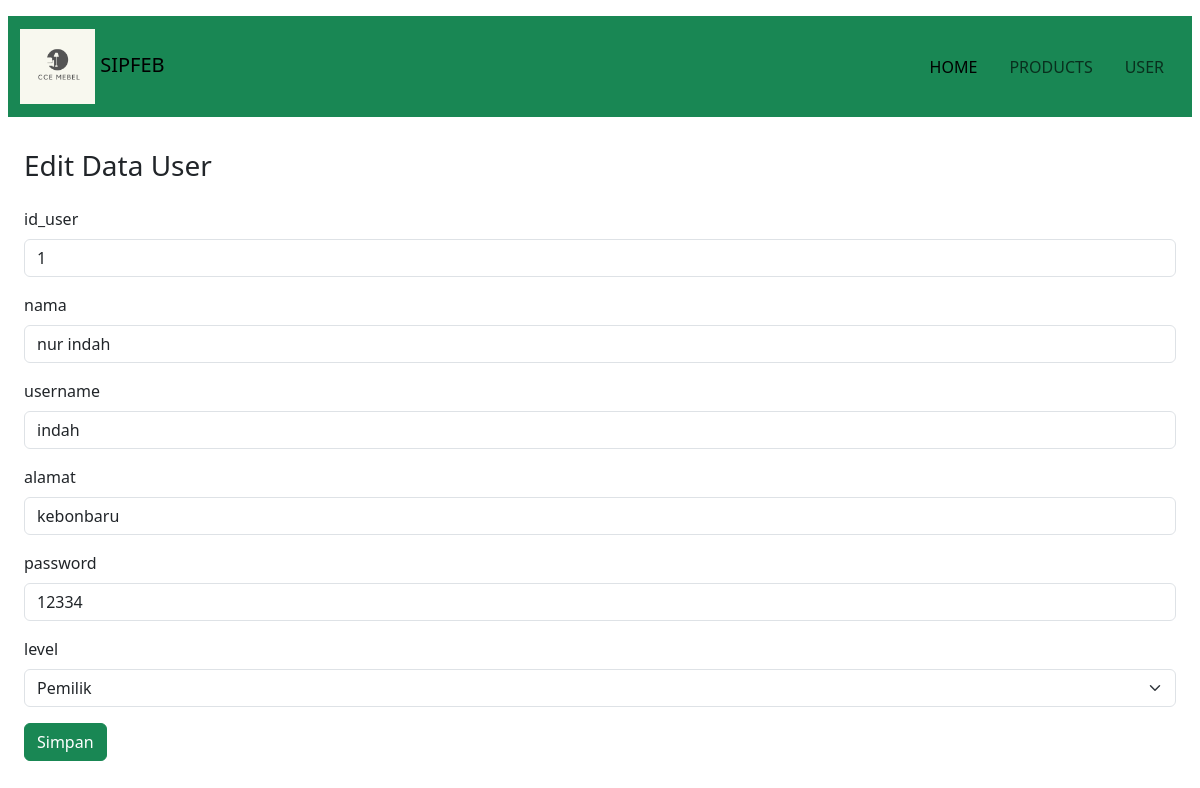
Page /views/User/edit.php?id_user=1 on the committed database.
### tables this page shows
CREATE TABLE `user` (
  `id_user` int NOT NULL,
  `nama` varchar(255) NOT NULL,
  `username` varchar(255) NOT NULL,
  `alamat` varchar(255) NOT NULL,
  `password` varchar(255) NOT NULL,
  `level` varchar(255) NOT NULL
);

### controllers/UserController.php (called while the page is built, shortened)
<?php
include_once '../../models/User.php';
class UserController
{
    private $model;
    public function __construct($db)
    {
        $this->model = new User($db);
    }
    public function getUserById($id_user)
    {
       return $this->model->getUserById($id_user);
    }
}

### models/User.php (called while the page is built, shortened)
<?php
class User{
    private $koneksi;
    public function __construct($db)
    {
        $this->koneksi = $db;
    }
    public function getUserById($id_user)
    {
        $query="SELECT * FROM user where id_user=$id_user";
        $result= mysqli_query($this->koneksi, $query);
        return mysqli_fetch_assoc($result);
    }
}

### views/User/edit.php (the view, shortened to what this page needs)
<?php
include_once '../../config.php';
include_once '../../controllers/UserController.php';
require '../../index.php';
$database = new database;
$db = $database->getKoneksi();
if (isset($_GET['id_user'])) {
    $id_user = $_GET['id_user'];
    $userController = new UserController($db);
    $userData = $userController->getUserById($id_user);
}
?>
<!doctype html>
<html lang="en">
<head>
    <link href="https://cdn.jsdelivr.net/npm/bootstrap@5.3.2/dist/css/bootstrap.min.css" rel="stylesheet">
</head>
<body>
    <div class="px-4 py-8">
        <h3 class="py-3">Edit Data User</h3>
        <?php
       if ($userData) {
       ?>
           <form action="" method="post">
           <?php
               foreach ($userData as $d => $value) {
                   if ($d === 'level') {
                       ?>
                       <div class="mb-3">
                           <label for="<?php echo $d ?>" class="form-label"><?php echo $d ?></label>
                           <select class="form-select" name="<?php echo $d ?>">
                               <option value="pemilik" <?php echo ($value === 'pemilik') ? 'selected' : ''; ?>>Pemilik</option>
                           </select>
                       </div>
                       <?php
                   } else {
                       ?>
                   <div class="mb-3">
                       <label for="<?php echo $d ?>" class="form-label"><?php echo $d ?></label>
                       <input type="text" class="form-control" name="<?php echo $d ?>" value="<?php echo $value ?>">
                   </div>
                    <?php
                          }
               }
                    ?>
                    <button type="submit" name="submit" class="btn btn-success">Simpan</button>
                </form>
                <?php
                }
                ?>
                </div>
</body>
</html>

### rows in the picture
user: id_user "1", nama "nur indah", username "indah", alamat "kebonbaru", password "12334", level "Pemilik"

### other values in the picture
$d "id_user"
$d "nama"
$d "username"
$d "alamat"
$d "password"
$d "level"
